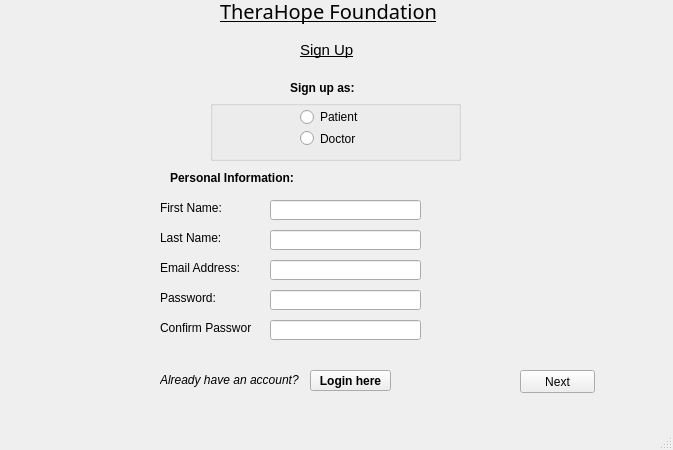
<?xml version="1.0" encoding="UTF-8"?>
<ui version="4.0">
 <class>signup</class>
 <widget class="QMainWindow" name="signup">
  <property name="geometry">
   <rect>
    <x>0</x>
    <y>0</y>
    <width>673</width>
    <height>450</height>
   </rect>
  </property>
  <property name="windowTitle">
   <string>Signup Window</string>
  </property>
  <property name="autoFillBackground">
   <bool>false</bool>
  </property>
  <widget class="QWidget" name="centralwidget">
   <widget class="QLabel" name="label">
    <property name="geometry">
     <rect>
      <x>220</x>
      <y>-10</y>
      <width>221</width>
      <height>41</height>
     </rect>
    </property>
    <property name="font">
     <font>
      <family>MV Boli</family>
      <pointsize>15</pointsize>
      <underline>true</underline>
     </font>
    </property>
    <property name="text">
     <string>TheraHope Foundation</string>
    </property>
   </widget>
   <widget class="QLabel" name="label_2">
    <property name="geometry">
     <rect>
      <x>300</x>
      <y>40</y>
      <width>81</width>
      <height>20</height>
     </rect>
    </property>
    <property name="font">
     <font>
      <family>Arial</family>
      <pointsize>11</pointsize>
      <weight>50</weight>
      <bold>false</bold>
      <underline>true</underline>
     </font>
    </property>
    <property name="text">
     <string>Sign Up</string>
    </property>
   </widget>
   <widget class="QLabel" name="label_3">
    <property name="geometry">
     <rect>
      <x>290</x>
      <y>80</y>
      <width>81</width>
      <height>16</height>
     </rect>
    </property>
    <property name="font">
     <font>
      <pointsize>9</pointsize>
      <weight>75</weight>
      <bold>true</bold>
     </font>
    </property>
    <property name="text">
     <string>Sign up as:</string>
    </property>
   </widget>
   <widget class="QLabel" name="label_4">
    <property name="geometry">
     <rect>
      <x>170</x>
      <y>170</y>
      <width>181</width>
      <height>16</height>
     </rect>
    </property>
    <property name="font">
     <font>
      <pointsize>9</pointsize>
      <weight>75</weight>
      <bold>true</bold>
     </font>
    </property>
    <property name="text">
     <string>Personal Information:</string>
    </property>
   </widget>
   <widget class="QLabel" name="label_5">
    <property name="geometry">
     <rect>
      <x>160</x>
      <y>200</y>
      <width>71</width>
      <height>16</height>
     </rect>
    </property>
    <property name="text">
     <string>First Name:</string>
    </property>
   </widget>
   <widget class="QLabel" name="label_6">
    <property name="geometry">
     <rect>
      <x>160</x>
      <y>260</y>
      <width>81</width>
      <height>16</height>
     </rect>
    </property>
    <property name="text">
     <string>Email Address:</string>
    </property>
   </widget>
   <widget class="QLineEdit" name="FirstName">
    <property name="geometry">
     <rect>
      <x>270</x>
      <y>200</y>
      <width>151</width>
      <height>20</height>
     </rect>
    </property>
   </widget>
   <widget class="QLineEdit" name="confirmpassword">
    <property name="geometry">
     <rect>
      <x>270</x>
      <y>320</y>
      <width>151</width>
      <height>20</height>
     </rect>
    </property>
    <property name="echoMode">
     <enum>QLineEdit::Password</enum>
    </property>
   </widget>
   <widget class="QLineEdit" name="password">
    <property name="geometry">
     <rect>
      <x>270</x>
      <y>290</y>
      <width>151</width>
      <height>20</height>
     </rect>
    </property>
    <property name="echoMode">
     <enum>QLineEdit::Password</enum>
    </property>
   </widget>
   <widget class="QLabel" name="label_7">
    <property name="geometry">
     <rect>
      <x>160</x>
      <y>290</y>
      <width>81</width>
      <height>16</height>
     </rect>
    </property>
    <property name="text">
     <string>Password:</string>
    </property>
   </widget>
   <widget class="QLabel" name="label_8">
    <property name="geometry">
     <rect>
      <x>160</x>
      <y>320</y>
      <width>91</width>
      <height>16</height>
     </rect>
    </property>
    <property name="text">
     <string>Confirm Password:</string>
    </property>
   </widget>
   <widget class="QLineEdit" name="email">
    <property name="geometry">
     <rect>
      <x>270</x>
      <y>260</y>
      <width>151</width>
      <height>20</height>
     </rect>
    </property>
   </widget>
   <widget class="QGroupBox" name="groupBox">
    <property name="geometry">
     <rect>
      <x>210</x>
      <y>100</y>
      <width>251</width>
      <height>61</height>
     </rect>
    </property>
    <property name="title">
     <string/>
    </property>
    <widget class="QRadioButton" name="patientselect">
     <property name="geometry">
      <rect>
       <x>90</x>
       <y>10</y>
       <width>62</width>
       <height>14</height>
      </rect>
     </property>
     <property name="text">
      <string>Patient</string>
     </property>
    </widget>
    <widget class="QRadioButton" name="doctorselect">
     <property name="geometry">
      <rect>
       <x>90</x>
       <y>30</y>
       <width>82</width>
       <height>17</height>
      </rect>
     </property>
     <property name="text">
      <string>Doctor</string>
     </property>
    </widget>
   </widget>
   <widget class="QPushButton" name="Next2">
    <property name="geometry">
     <rect>
      <x>520</x>
      <y>370</y>
      <width>75</width>
      <height>23</height>
     </rect>
    </property>
    <property name="text">
     <string>Next</string>
    </property>
   </widget>
   <widget class="QLabel" name="label_9">
    <property name="geometry">
     <rect>
      <x>160</x>
      <y>370</y>
      <width>151</width>
      <height>20</height>
     </rect>
    </property>
    <property name="font">
     <font>
      <pointsize>9</pointsize>
      <italic>true</italic>
     </font>
    </property>
    <property name="text">
     <string>Already have an account? </string>
    </property>
   </widget>
   <widget class="QPushButton" name="login_button">
    <property name="geometry">
     <rect>
      <x>310</x>
      <y>370</y>
      <width>81</width>
      <height>21</height>
     </rect>
    </property>
    <property name="font">
     <font>
      <weight>75</weight>
      <bold>true</bold>
     </font>
    </property>
    <property name="text">
     <string>Login here</string>
    </property>
   </widget>
   <widget class="QLabel" name="label_10">
    <property name="geometry">
     <rect>
      <x>160</x>
      <y>230</y>
      <width>61</width>
      <height>16</height>
     </rect>
    </property>
    <property name="text">
     <string>Last Name:</string>
    </property>
   </widget>
   <widget class="QLineEdit" name="LastName">
    <property name="geometry">
     <rect>
      <x>270</x>
      <y>230</y>
      <width>151</width>
      <height>20</height>
     </rect>
    </property>
   </widget>
  </widget>
  <widget class="QMenuBar" name="menubar">
   <property name="geometry">
    <rect>
     <x>0</x>
     <y>0</y>
     <width>673</width>
     <height>21</height>
    </rect>
   </property>
  </widget>
  <widget class="QStatusBar" name="statusbar"/>
 </widget>
 <resources/>
 <connections/>
</ui>
